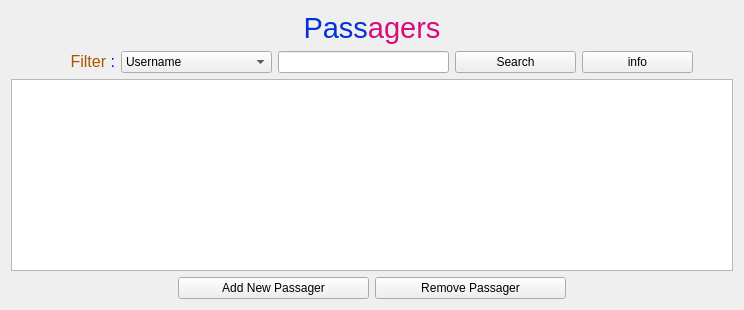
          <widget class="QWidget" name="passagers">
           <layout class="QGridLayout" name="gridLayout_57">
            <item row="0" column="0">
             <widget class="QLabel" name="label_140">
              <property name="text">
               <string>&lt;html&gt;&lt;head/&gt;&lt;body&gt;&lt;p align=&quot;center&quot;&gt;&lt;span style=&quot; font-size:22pt; color:#0532d5;&quot;&gt;Pass&lt;/span&gt;&lt;span style=&quot; font-size:22pt; color:#d50e7f;&quot;&gt;agers&lt;/span&gt;&lt;/p&gt;&lt;/body&gt;&lt;/html&gt;</string>
              </property>
             </widget>
            </item>
            <item row="1" column="0">
             <layout class="QGridLayout" name="gridLayout_58">
              <item row="0" column="0">
               <layout class="QHBoxLayout" name="horizontalLayout_48">
                <item>
                 <spacer name="horizontalSpacer_121">
                  <property name="orientation">
                   <enum>Qt::Horizontal</enum>
                  </property>
                  <property name="sizeHint" stdset="0">
                   <size>
                    <width>40</width>
                    <height>20</height>
                   </size>
                  </property>
                 </spacer>
                </item>
                <item>
                 <widget class="QLabel" name="label_141">
                  <property name="minimumSize">
                   <size>
                    <width>64</width>
                    <height>21</height>
                   </size>
                  </property>
                  <property name="text">
                   <string>&lt;html&gt;&lt;head/&gt;&lt;body&gt;&lt;p align=&quot;right&quot;&gt;&lt;span style=&quot; font-size:12pt; color:#aa5500;&quot;&gt;Filter &lt;/span&gt;&lt;span style=&quot; font-size:12pt; color:#0000ff;&quot;&gt;:&lt;/span&gt;&lt;/p&gt;&lt;/body&gt;&lt;/html&gt;</string>
                  </property>
                 </widget>
                </item>
                <item>
                 <widget class="QComboBox" name="comboBox_24">
                  <property name="minimumSize">
                   <size>
                    <width>151</width>
                    <height>0</height>
                   </size>
                  </property>
                  <item>
                   <property name="text">
                    <string>Username</string>
                   </property>
                  </item>
                  <item>
                   <property name="text">
                    <string>Phone Number</string>
                   </property>
                  </item>
                  <item>
                   <property name="text">
                    <string>Email</string>
                   </property>
                  </item>
                  <item>
                   <property name="text">
                    <string>ID Number</string>
                   </property>
                  </item>
                  <item>
                   <property name="text">
                    <string>Regestered Time</string>
                   </property>
                  </item>
                 </widget>
                </item>
                <item>
                 <widget class="QLineEdit" name="lineEdit_24">
                  <property name="minimumSize">
                   <size>
                    <width>171</width>
                    <height>0</height>
                   </size>
                  </property>
                 </widget>
                </item>
                <item>
                 <widget class="QPushButton" name="pushButton_94">
                  <property name="minimumSize">
                   <size>
                    <width>121</width>
                    <height>0</height>
                   </size>
                  </property>
                  <property name="text">
                   <string>Search</string>
                  </property>
                  <property name="icon">
                   <iconset theme="edit-find">
                    <normaloff>../../../../../.designer/backup</normaloff>../../../../../.designer/backup</iconset>
                  </property>
                 </widget>
                </item>
                <item>
                 <widget class="QPushButton" name="pushButton_95">
                  <property name="minimumSize">
                   <size>
                    <width>111</width>
                    <height>0</height>
                   </size>
                  </property>
                  <property name="text">
                   <string>info</string>
                  </property>
                  <property name="icon">
                   <iconset theme="dialog-information">
                    <normaloff>../../../../../.designer/backup</normaloff>../../../../../.designer/backup</iconset>
                  </property>
                 </widget>
                </item>
                <item>
                 <spacer name="horizontalSpacer_122">
                  <property name="orientation">
                   <enum>Qt::Horizontal</enum>
                  </property>
                  <property name="sizeHint" stdset="0">
                   <size>
                    <width>40</width>
                    <height>20</height>
                   </size>
                  </property>
                 </spacer>
                </item>
               </layout>
              </item>
              <item row="1" column="0">
               <widget class="QTableWidget" name="tableWidget_26"/>
              </item>
              <item row="2" column="0">
               <layout class="QHBoxLayout" name="horizontalLayout_49">
                <item>
                 <spacer name="horizontalSpacer_123">
                  <property name="orientation">
                   <enum>Qt::Horizontal</enum>
                  </property>
                  <property name="sizeHint" stdset="0">
                   <size>
                    <width>40</width>
                    <height>20</height>
                   </size>
                  </property>
                 </spacer>
                </item>
                <item>
                 <widget class="QPushButton" name="pushButton_96">
                  <property name="minimumSize">
                   <size>
                    <width>191</width>
                    <height>0</height>
                   </size>
                  </property>
                  <property name="text">
                   <string>Add New Passager</string>
                  </property>
                  <property name="icon">
                   <iconset theme="list-add">
                    <normaloff>../../../../../.designer/backup</normaloff>../../../../../.designer/backup</iconset>
                  </property>
                 </widget>
                </item>
                <item>
                 <widget class="QPushButton" name="pushButton_97">
                  <property name="minimumSize">
                   <size>
                    <width>191</width>
                    <height>0</height>
                   </size>
                  </property>
                  <property name="text">
                   <string>Remove Passager</string>
                  </property>
                  <property name="icon">
                   <iconset theme="list-remove">
                    <normaloff>../../../../../.designer/backup</normaloff>../../../../../.designer/backup</iconset>
                  </property>
                 </widget>
                </item>
                <item>
                 <spacer name="horizontalSpacer_124">
                  <property name="orientation">
                   <enum>Qt::Horizontal</enum>
                  </property>
                  <property name="sizeHint" stdset="0">
                   <size>
                    <width>40</width>
                    <height>20</height>
                   </size>
                  </property>
                 </spacer>
                </item>
               </layout>
              </item>
             </layout>
            </item>
           </layout>
          </widget>
